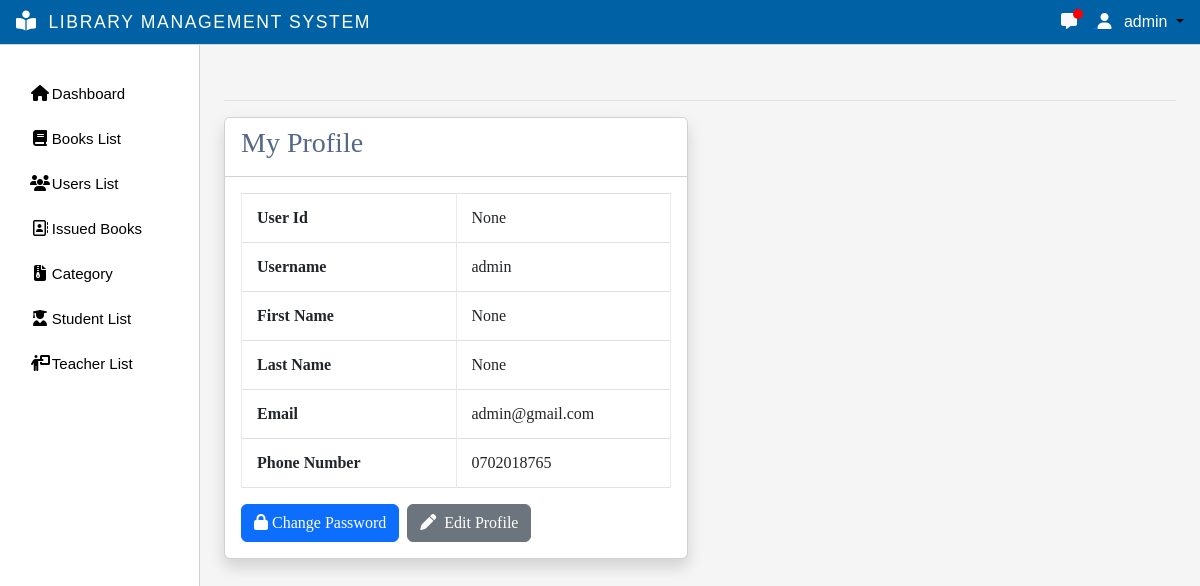
Screenshot of /profile/ (signed in) with the database file from the repository.
### myapp/models.py (models this page shows)
class CustomUser(AbstractUser):
    email = models.EmailField(max_length=255, unique=True)
    username = models.CharField(max_length=50, unique=True)
    first_name = models.CharField(null=True, blank=True, max_length=100)
    father_name= models.CharField(null=True, blank=True, max_length=100)
    last_name = models.CharField(null=True, blank=True, max_length=100)
    phone_number = models.CharField(max_length=16)
    user_id = models.CharField(max_length=50,null=True,blank=True)
    group = models.ForeignKey(Group, on_delete=models.CASCADE, default=2)
    gender = models.CharField(max_length=1,null=True,blank=True)
    USERNAME_FIELD = 'email'
    EMAIL_FIELD = 'email'
    REQUIRED_FIELDS = []
    objects = CutomUserManager()

### myapp/views.py (the view)
# urls.py: path('profile/', views.user_profile, name="user-profile"),
@login_required
def user_profile(request):
    user = request.user
    context = {
        'user': user
    }
    return render(request, 'user_profile.html', context)

### myapp/templates/user_profile.html
{% extends 'main.html' %}
{% block content %}
    <div class="row ">
        <div class="col col-md-6 ">
            <div class="card shadow">
                <div class="card-header bg-white">
                    <h3>My Profile</h3>
                </div>
                <div class="card-body">
                    <div>
                        <table class="table table-bordered" style="table-layout: fixed;">
                            <tr>
                                <th>User Id</th>
                                <td>{{user.user_id}}</td>
                            </tr>
                            <tr>
                                <th>Username</th>
                                <td>{{user.username}}</td>
                            </tr>
                            <tr>
                                <th>First Name</th>
                                <td>{{user.first_name}}</td>
                            </tr><tr>
                                <th>Last Name</th>
                                <td>{{user.last_name}}</td>
                            </tr><tr>
                                <th>Email</th>
                                <td>{{user.email}}</td>
                            </tr><tr>
                                <th>Phone Number</th>
                                <td>{{user.phone_number}}</td>
                            </tr>
                        </table>
                    </div>
                    <div class="mx-auto">
                        <a href="{% url 'change-password' %}" class="btn btn-primary me-1"><i class="fa-solid fa-lock"></i> Change Password</a>
                        <a href="{% url 'update-profile' user.id %}" class="btn btn-secondary"><i class="fa-solid fa-pen me-1"></i> Edit Profile</a>
                    </div>
                </div>
            </div>
        </div>
    </div>
{% endblock %}

### templates/navbar.html (shortened to what this page needs)
{% load static %}
{% load custom_tags %}
if {% if request.resolver_match.url_name == 'index' %}
<nav class="navbar navbar-expand-lg backgroundcolor fixed-top bg-light">
  <div class="container">
    <a href="{% url 'index' %}"><img src="{% static 'images/en.png' %}" class="w-48" alt=""></a>
    <button class="navbar-toggler" type="button" data-bs-toggle="collapse" data-bs-target="#navbarNav" aria-controls="navbarNav" aria-expanded="false" aria-label="Toggle navigation">
        <span class="navbar-toggler-icon"></span>
      </button>
      <div class="collapse navbar-collapse" id="navbarNav">
        <ul class="navbar-nav ms-auto">
          <li class="nav-item">
            <a class="nav-link fw-bolder " aria-current="page" href="{% url 'index' %}">Home</a>
          </li>
          <li class="nav-item">
            <div class="collapse navbar-collapse show" id="navbarNavDarkDropdown">
              <ul class="navbar-nav">
                <li class="nav-item dropdown ">
                  <a class="nav-link dropdown-toggle fw-bolder" href="{% url 'index' %}" id="navbarDarkDropdownMenuLink" role="button" data-bs-toggle="dropdown" aria-expanded="false">
                    Categories
                  </a>
                  <ul class="dropdown-menu dropdown-menu-light" aria-labelledby="navbarDarkDropdownMenuLink">
                    <li class="nav-item">
                      {% get_categories %}
                      <!-- {% for g in get_categories %}
                      {{g}}
                      {% endfor %} -->
                    </li>
                  </ul>
                </li>
              </ul>
            </div>
          </li>
          <li class="nav-item">
            <div class="collapse navbar-collapse show" id="navbarNavDarkDropdown">
              <ul class="navbar-nav">
                <li class="nav-item dropdown ">
                  <a class="nav-link dropdown-toggle fw-bolder" href="{% url 'index' %}" id="navbarDarkDropdownMenuLink" role="button" data-bs-toggle="dropdown" aria-expanded="false">
                    Links
                  </a>
                  <ul class="dropdown-menu dropdown-menu-light" aria-labelledby="navbarDarkDropdownMenuLink">
                    <li class="nav-item">
                      <a href="https://sppl.org" class="dropdown-item">Saint Paul Public Library</a>
                      <a href="https://cphlibrary.org/" class="dropdown-item">Clifton Park Halfmoon Library</a>
                      <a href="https://aadl.org/" class="dropdown-item">Ann Arbor District Library</a>
                      <a href="https://www.nypl.org/" class="dropdown-item">New York Public Library</a>
                      <a href="https://www.brooklinelibrary.org/" class="dropdown-item">Brookline Public Library</a>
                    </li>
                  </ul>
                </li>
              </ul>
            </div>
          </li>
          <li class="nav-item">
            <a class="nav-link fw-bolder" href="{% url 'contact-us' %}">Contact us</a>
          </li>
        </ul>
      </div>
    </div>
  </nav>
  {% else %}
<nav class="navbar navbar-expand-lg backgroundcolor fixed-top px-3 py-1 justify-content-between">
  <a class="navbar-brand" href="{% url 'admin-page' %}">
    <i class="fa-solid fa-book-open-reader navbar-icon "></i>
    <span class="ms-2 text-white">LIBRARY MANAGEMENT SYSTEM</span>
  </a>
  <div class="dropdown">
    {% if request.user.username %}
      {% if request.user.is_staff %}
      <a href="{% url 'message' %}">
          <i class="fa-solid fa-message me-3 text-light"></i>
          <span class="message-count"></span>
        </a>
      {% endif %}
        <a class="dropdown-toggle user-menu-item" data-bs-toggle="dropdown" aria-expanded="false">
          <i class="fa-solid fa-user me-2 text-white"></i>
            <span class="text-white">{{request.user.username}}</span>
        </a>
    {% endif %}
  </div>
</nav>
  {% endif %}

### static/css/main.css (style rules this page uses)
body { color: #566787; background: #f5f5f5; font-family: 'Varela Round', sans-serif; }
table.table tr th, table.table tr td { border-color: #e9e9e9; padding: 12px 15px; vertical-align: middle; }
.text-white { color:#fff !important; }
body { overflow-y:scroll; }
.navbar-icon { margin-top: -9px !important; font-size: 20px !important; }

### static/css/style.css (style rules this page uses)
* { margin: 0; padding: 0; box-sizing: border-box; }
:root { --offconvas-width: 270px; --topNavbarHeight: 56px; }
.navbar-icon { color: white; }
.backgroundcolor { background-color: rgba(0,98, 165, 1); border-bottom:1px solid #d6d1d1; }
@media screen and (min-width: 1200px) { .ms-2 { font-size: 1.1rem !important; letter-spacing: 0.1rem; } }
@media (min-width : 920px) { .navbar-brand { font-size: 0.9rem !important; } }
@media (min-width : 390px) { .navbar-brand { font-size: 1rem !important ; } }
.user-menu-item { color:#000000; text-decoration:none; cursor: pointer; }
.card { font-family:auto; }
.message-count { position: absolute; left: 12px; top: -1px; width: 10px; height: 10px; border-radius: 50%; background-color: red; }

### rows the page displays
CustomUser: user.username "admin", user_id "None", username "admin", first_name "None", last_name "None", email "admin@gmail.com", phone_number "0702018765"
